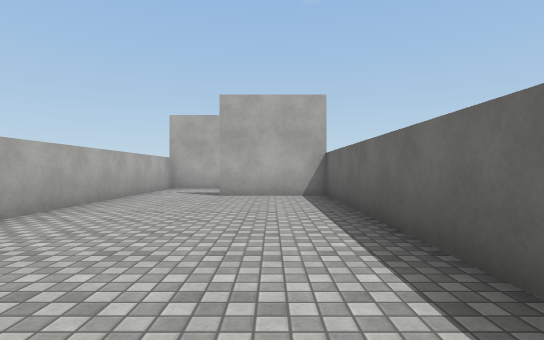
[1] (above)

16 first-person views from a walk through a Unity game level. The camera is 1.2 m above the floor, looks level and sees 80° across. The floor is counted in squares, 2 m on a side. Each view is taken from the middle of a square. On the plan, view 1 faces up. The plan holds only what a view shows up to about 10 squares ahead; the rest is blank. The place goes on beyond the plan. The player is left out. Surface patterns are stand-ins for the level's own textures.

[2]
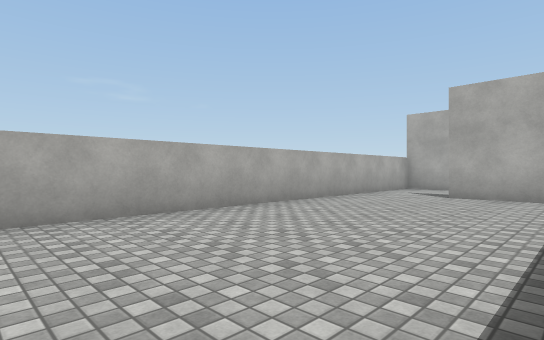

[3]
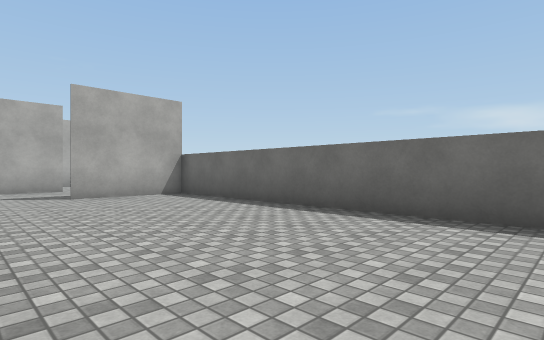

[4]
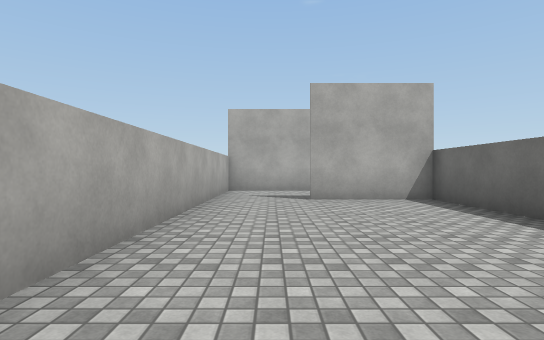

[5]
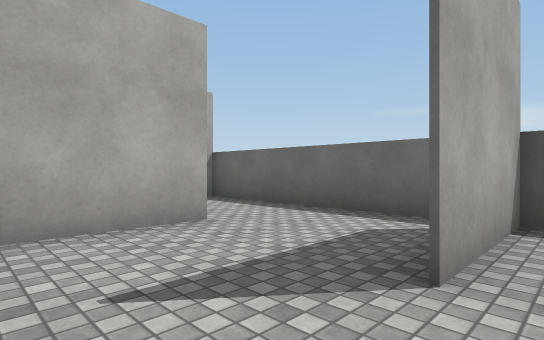

[6]
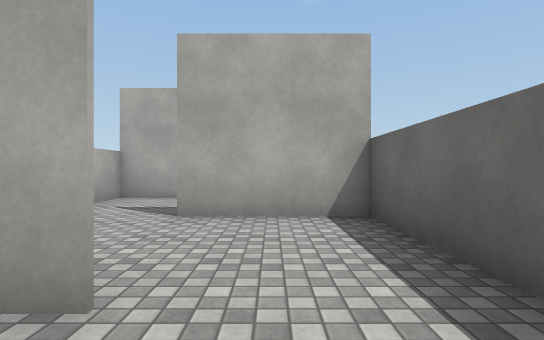

[7]
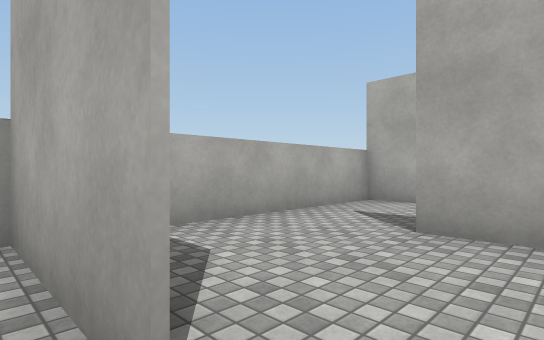

[8]
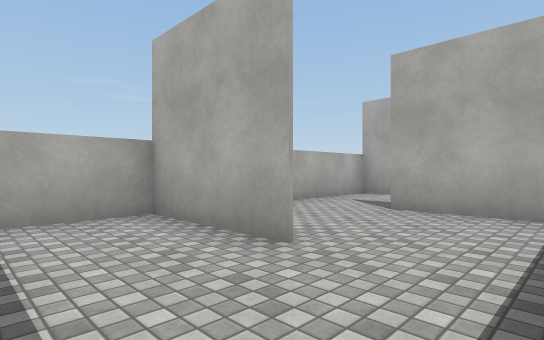

[9]
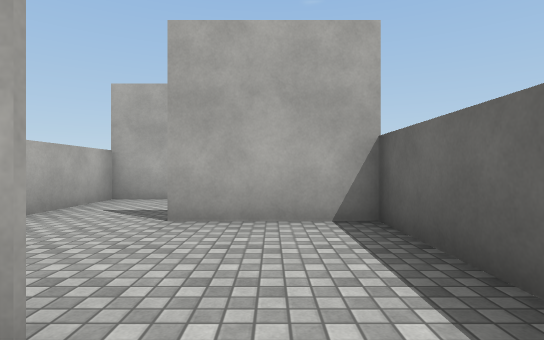

[10]
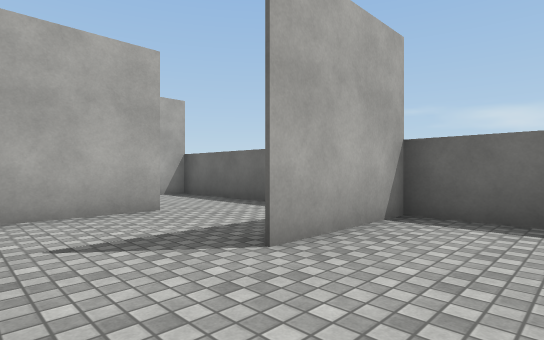

[11]
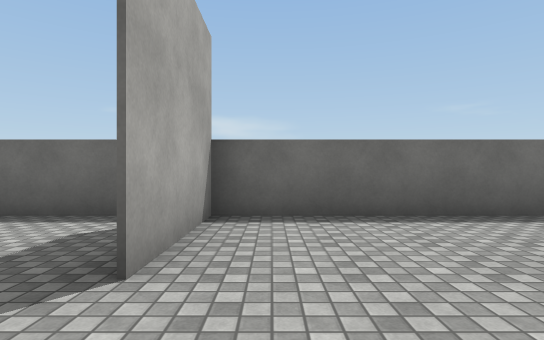

[12]
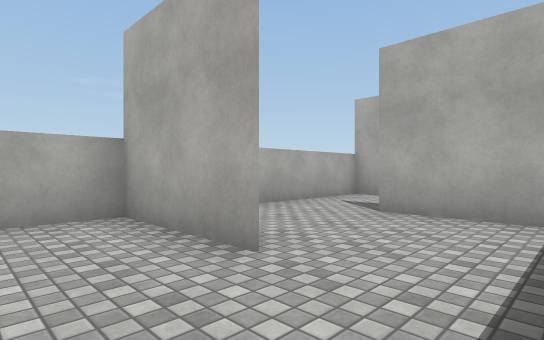

[13]
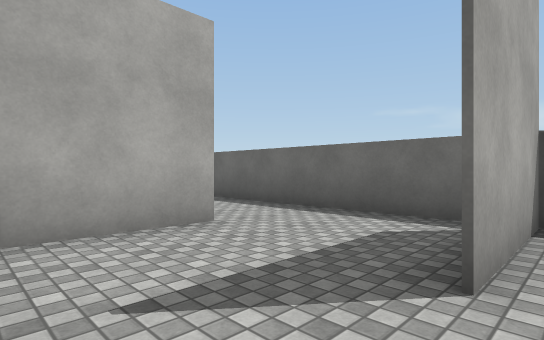

[14]
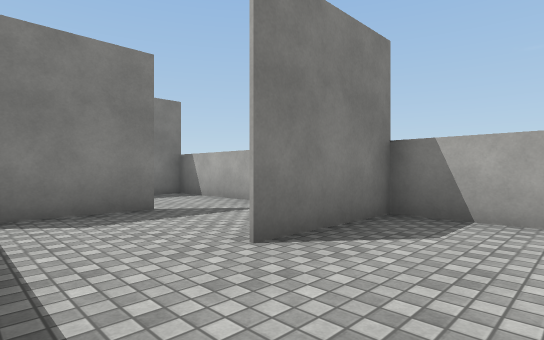

[15]
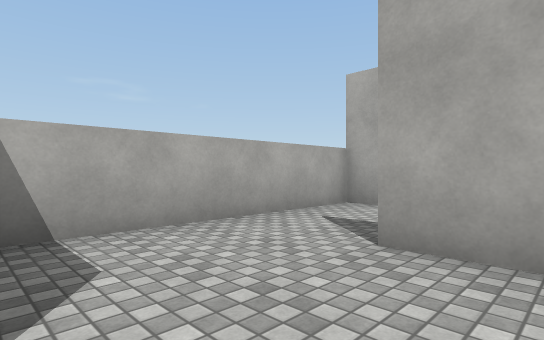

[16]
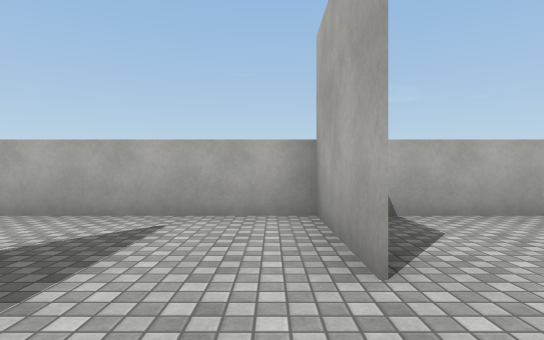

### Floor plan
Points are (right, up) in squares from view 1. A wall is a line through its corners. A room is listed if a view was taken in it or the views show most of it. See-through windows are left out.
Room 1 (views 1, 2, 3, 4, 5)
walls: (-3.2, 7.6) (-3.2, 0.4); (1.3, 0.4) (1.3, 8.1); (1.4, 7.6) (-1.2, 7.6)
ways out: opening at (-2.5, 8) to room 13
Room 2 (view 6)
walls: (1.3, 8.1) (1.3, 9.6)
ways out: opening at (0.5, 10) to room 3; opening at (-1, 9) to room 13
Room 3 (view 7)
walls: (1.3, 9.6) (1.3, 13.1); (1.2, 13.2) (-1.2, 13.2)
ways out: opening at (0.5, 10) to room 2; opening at (-1, 11.5) to room 12
Room 4 (views 8, 9)
walls: (-1.2, 13.2) (0.6, 13.2); (1.3, 13.1) (1.3, 15.6)
ways out: opening at (0.5, 16) to room 8; opening at (-1, 14.5) to room 11
Room 5 (views 10, 11)
walls: (-3.2, 18.5) (-3.2, 16) (-0.8, 16)
ways out: opening at (-1, 17.5) to room 8; opening at (-2.5, 19) to room 10
Room 6 (views 12, 16)
walls: (1.3, 19.1) (1.3, 21.5)
ways out: opening at (0.5, 22) to room 9; opening at (-1, 20.5) to room 10
Room 7 (view 13)
walls: (-0.8, 27.2) (-3.2, 27.2) (-3.2, 23.5)
ways out: opening at (-1, 25.5) to room 14; opening at (-2.5, 24) to room 15
Room 8 (view 14)
walls: (1.3, 15.6) (1.3, 19.1); (1.4, 18.8) (-1.2, 18.8)
ways out: opening at (0.5, 16) to room 4; opening at (-1, 17.5) to room 5
Room 9 (view 15)
walls: (1.2, 24.4) (-1.2, 24.4); (1.3, 21.5) (1.3, 24)
ways out: opening at (0.5, 22) to room 6; opening at (-1, 23) to room 15
Room 10 (no view inside)
walls: (-0.8, 21.6) (-3.2, 21.6); (-3.2, 22) (-3.2, 18.5)
ways out: opening at (-2.5, 19) to room 5; opening at (-1, 20.5) to room 6
Room 11 (no view inside)
walls: (-0.8, 16) (-3.2, 16) (-3.2, 12.6)
ways out: opening at (-1, 14.5) to room 4; opening at (-2.5, 13) to room 12
Room 12 (no view inside)
walls: (-3.2, 12.6) (-3.2, 10.1); (-3.4, 10.4) (-2.5, 10.4)
ways out: opening at (-1, 11.5) to room 3; opening at (-2.5, 13) to room 11
Room 13 (no view inside)
walls: (-3.2, 10.1) (-3.2, 7.6); (-0.8, 10.4) (-3.2, 10.4)
ways out: opening at (-2.5, 8) to room 1; opening at (-1, 9) to room 2
Room 14 (no view inside)
walls: (1.3, 24) (1.3, 26.5)
ways out: opening at (-1, 25.5) to room 7; opening at (0.5, 27)
Room 15 (no view inside)
walls: (-3.2, 23.5) (-3.2, 22)
ways out: opening at (-2.5, 24) to room 7; opening at (-1, 23) to room 9

Positions as (right, up) in squares from view 1, and headings:
1: (0, 0), facing up
2: (1, 0), facing up-left
3: (-3, 0), facing up-right
4: (-2, 1), facing up
5: (-3, 7), facing up-right
6: (0, 9), facing up
7: (0, 10), facing up-left
8: (1, 14), facing up-left
9: (0, 15), facing up
10: (-3, 17), facing up-right
11: (-3, 18), facing right
12: (1, 20), facing up-left
13: (-3, 24), facing up-right
14: (1, 18), facing down-left
15: (0, 22), facing up-left
16: (1, 21), facing left
